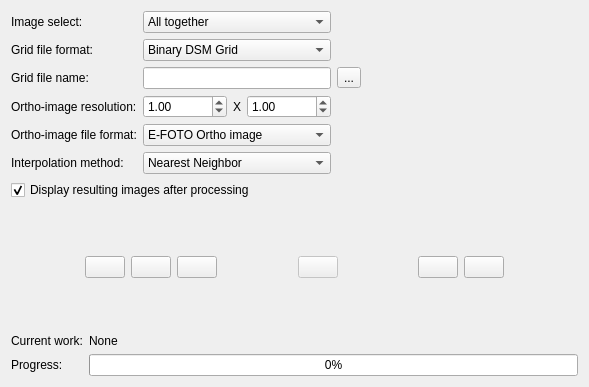
<?xml version="1.0" encoding="UTF-8"?>
<ui version="4.0">
 <class>OrthoForm</class>
 <widget class="QWidget" name="OrthoForm">
  <property name="geometry">
   <rect>
    <x>0</x>
    <y>0</y>
    <width>589</width>
    <height>387</height>
   </rect>
  </property>
  <property name="windowTitle">
   <string>Ortho-rectification</string>
  </property>
  <property name="windowIcon">
   <iconset resource="../resource/resource.qrc">
    <normaloff>:/icon/WindowIcon.png</normaloff>:/icon/WindowIcon.png</iconset>
  </property>
  <layout class="QGridLayout" name="gridLayout_2">
   <item row="0" column="0">
    <layout class="QGridLayout" name="gridLayout_3">
     <item row="0" column="0">
      <widget class="QLabel" name="label">
       <property name="text">
        <string>Image select:</string>
       </property>
      </widget>
     </item>
     <item row="0" column="1">
      <widget class="QComboBox" name="comboBox">
       <item>
        <property name="text">
         <string>All together</string>
        </property>
       </item>
       <item>
        <property name="text">
         <string>All individually</string>
        </property>
       </item>
      </widget>
     </item>
     <item row="0" column="2">
      <spacer name="horizontalSpacer">
       <property name="orientation">
        <enum>Qt::Horizontal</enum>
       </property>
       <property name="sizeHint" stdset="0">
        <size>
         <width>40</width>
         <height>20</height>
        </size>
       </property>
      </spacer>
     </item>
     <item row="1" column="0">
      <widget class="QLabel" name="label_30">
       <property name="text">
        <string>Grid file format:</string>
       </property>
      </widget>
     </item>
     <item row="1" column="1">
      <widget class="QComboBox" name="comboBox2">
       <property name="currentIndex">
        <number>0</number>
       </property>
       <item>
        <property name="text">
         <string>Binary DSM Grid</string>
        </property>
       </item>
       <item>
        <property name="text">
         <string>ASCII DSM Grid</string>
        </property>
       </item>
      </widget>
     </item>
     <item row="1" column="2">
      <spacer name="horizontalSpacer_2">
       <property name="orientation">
        <enum>Qt::Horizontal</enum>
       </property>
       <property name="sizeHint" stdset="0">
        <size>
         <width>40</width>
         <height>20</height>
        </size>
       </property>
      </spacer>
     </item>
     <item row="2" column="0">
      <widget class="QLabel" name="label_2">
       <property name="text">
        <string>Grid file name:</string>
       </property>
      </widget>
     </item>
     <item row="2" column="1">
      <widget class="QLineEdit" name="lineEdit">
       <property name="readOnly">
        <bool>true</bool>
       </property>
      </widget>
     </item>
     <item row="2" column="2">
      <widget class="QToolButton" name="loadDemButton">
       <property name="toolTip">
        <string>Load DEM</string>
       </property>
       <property name="text">
        <string>...</string>
       </property>
      </widget>
     </item>
     <item row="2" column="3">
      <spacer name="horizontalSpacer_3">
       <property name="orientation">
        <enum>Qt::Horizontal</enum>
       </property>
       <property name="sizeHint" stdset="0">
        <size>
         <width>40</width>
         <height>20</height>
        </size>
       </property>
      </spacer>
     </item>
     <item row="3" column="0">
      <widget class="QLabel" name="label_4">
       <property name="text">
        <string>Ortho-image resolution:</string>
       </property>
      </widget>
     </item>
     <item row="3" column="1">
      <layout class="QHBoxLayout" name="horizontalLayout">
       <item>
        <widget class="QDoubleSpinBox" name="doubleSpinBox1">
         <property name="minimum">
          <double>0.010000000000000</double>
         </property>
         <property name="maximum">
          <double>1000000.000000000000000</double>
         </property>
         <property name="value">
          <double>1.000000000000000</double>
         </property>
        </widget>
       </item>
       <item>
        <widget class="QLabel" name="label_5">
         <property name="text">
          <string>X</string>
         </property>
         <property name="alignment">
          <set>Qt::AlignCenter</set>
         </property>
        </widget>
       </item>
       <item>
        <widget class="QDoubleSpinBox" name="doubleSpinBox2">
         <property name="minimum">
          <double>0.010000000000000</double>
         </property>
         <property name="maximum">
          <double>1000000.000000000000000</double>
         </property>
         <property name="value">
          <double>1.000000000000000</double>
         </property>
        </widget>
       </item>
      </layout>
     </item>
     <item row="3" column="2">
      <spacer name="horizontalSpacer_7">
       <property name="orientation">
        <enum>Qt::Horizontal</enum>
       </property>
       <property name="sizeHint" stdset="0">
        <size>
         <width>40</width>
         <height>20</height>
        </size>
       </property>
      </spacer>
     </item>
     <item row="4" column="0">
      <widget class="QLabel" name="label_6">
       <property name="text">
        <string>Ortho-image file format:</string>
       </property>
      </widget>
     </item>
     <item row="4" column="1">
      <widget class="QComboBox" name="comboBox3">
       <item>
        <property name="text">
         <string>E-FOTO Ortho image</string>
        </property>
       </item>
       <item>
        <property name="text">
         <string>GeoTIFF</string>
        </property>
       </item>
      </widget>
     </item>
     <item row="4" column="2">
      <spacer name="horizontalSpacer_8">
       <property name="orientation">
        <enum>Qt::Horizontal</enum>
       </property>
       <property name="sizeHint" stdset="0">
        <size>
         <width>40</width>
         <height>20</height>
        </size>
       </property>
      </spacer>
     </item>
     <item row="5" column="0">
      <widget class="QLabel" name="label_8">
       <property name="text">
        <string>Interpolation method:</string>
       </property>
      </widget>
     </item>
     <item row="5" column="1">
      <widget class="QComboBox" name="comboBox4">
       <item>
        <property name="text">
         <string>Nearest Neighbor</string>
        </property>
       </item>
       <item>
        <property name="text">
         <string>Bilinear</string>
        </property>
       </item>
       <item>
        <property name="text">
         <string>Bicubic</string>
        </property>
       </item>
       <item>
        <property name="text">
         <string>Lagrange</string>
        </property>
       </item>
      </widget>
     </item>
     <item row="5" column="2">
      <spacer name="horizontalSpacer_9">
       <property name="orientation">
        <enum>Qt::Horizontal</enum>
       </property>
       <property name="sizeHint" stdset="0">
        <size>
         <width>40</width>
         <height>20</height>
        </size>
       </property>
      </spacer>
     </item>
    </layout>
   </item>
   <item row="1" column="0">
    <widget class="QCheckBox" name="checkBox">
     <property name="text">
      <string>Display resulting images after processing</string>
     </property>
     <property name="checked">
      <bool>true</bool>
     </property>
    </widget>
   </item>
   <item row="2" column="0">
    <spacer name="verticalSpacer">
     <property name="orientation">
      <enum>Qt::Vertical</enum>
     </property>
     <property name="sizeHint" stdset="0">
      <size>
       <width>566</width>
       <height>11</height>
      </size>
     </property>
    </spacer>
   </item>
   <item row="3" column="0">
    <layout class="QHBoxLayout" name="horizontalLayout_2">
     <item>
      <spacer name="horizontalSpacer_5">
       <property name="orientation">
        <enum>Qt::Horizontal</enum>
       </property>
       <property name="sizeHint" stdset="0">
        <size>
         <width>40</width>
         <height>20</height>
        </size>
       </property>
      </spacer>
     </item>
     <item>
      <widget class="QPushButton" name="orthoButton">
       <property name="toolTip">
        <string>Run ortho-rectification</string>
       </property>
       <property name="text">
        <string/>
       </property>
       <property name="icon">
        <iconset resource="../resource/resource.qrc">
         <normaloff>:/icon/ortho.png</normaloff>:/icon/ortho.png</iconset>
       </property>
       <property name="iconSize">
        <size>
         <width>30</width>
         <height>30</height>
        </size>
       </property>
      </widget>
     </item>
     <item>
      <widget class="QPushButton" name="orthoButtonGeoTiff">
       <property name="toolTip">
        <string>Run ortho-rectification and saving in GeoTIFF format</string>
       </property>
       <property name="text">
        <string/>
       </property>
       <property name="icon">
        <iconset resource="../resource/resource.qrc">
         <normaloff>:/icon/orthoTiff.png</normaloff>:/icon/orthoTiff.png</iconset>
       </property>
       <property name="iconSize">
        <size>
         <width>30</width>
         <height>30</height>
        </size>
       </property>
      </widget>
     </item>
     <item>
      <widget class="QPushButton" name="loadButton">
       <property name="toolTip">
        <string>Load ortho-rectification</string>
       </property>
       <property name="text">
        <string/>
       </property>
       <property name="icon">
        <iconset resource="../resource/resource.qrc">
         <normaloff>:/icon/fileopen.png</normaloff>:/icon/fileopen.png</iconset>
       </property>
       <property name="iconSize">
        <size>
         <width>30</width>
         <height>30</height>
        </size>
       </property>
      </widget>
     </item>
     <item>
      <spacer name="horizontalSpacer_4">
       <property name="orientation">
        <enum>Qt::Horizontal</enum>
       </property>
       <property name="sizeHint" stdset="0">
        <size>
         <width>40</width>
         <height>20</height>
        </size>
       </property>
      </spacer>
     </item>
     <item>
      <widget class="QPushButton" name="orthoQualityButton">
       <property name="enabled">
        <bool>false</bool>
       </property>
       <property name="toolTip">
        <string>Open Ortho-image Quality Tool</string>
       </property>
       <property name="text">
        <string/>
       </property>
       <property name="icon">
        <iconset resource="../resource/resource.qrc">
         <normaloff>:/icon/markIcon.png</normaloff>:/icon/markIcon.png</iconset>
       </property>
       <property name="iconSize">
        <size>
         <width>30</width>
         <height>30</height>
        </size>
       </property>
      </widget>
     </item>
     <item>
      <spacer name="horizontalSpacer_10">
       <property name="orientation">
        <enum>Qt::Horizontal</enum>
       </property>
       <property name="sizeHint" stdset="0">
        <size>
         <width>40</width>
         <height>20</height>
        </size>
       </property>
      </spacer>
     </item>
     <item>
      <widget class="QPushButton" name="abortButton">
       <property name="toolTip">
        <string>Abort current operation</string>
       </property>
       <property name="text">
        <string/>
       </property>
       <property name="icon">
        <iconset resource="../resource/resource.qrc">
         <normaloff>:/icon/abort.png</normaloff>:/icon/abort.png</iconset>
       </property>
       <property name="iconSize">
        <size>
         <width>30</width>
         <height>30</height>
        </size>
       </property>
      </widget>
     </item>
     <item>
      <widget class="QPushButton" name="doneButton">
       <property name="toolTip">
        <string>Exit / done</string>
       </property>
       <property name="text">
        <string/>
       </property>
       <property name="icon">
        <iconset resource="../resource/resource.qrc">
         <normaloff>:/icon/done.png</normaloff>:/icon/done.png</iconset>
       </property>
       <property name="iconSize">
        <size>
         <width>30</width>
         <height>30</height>
        </size>
       </property>
      </widget>
     </item>
     <item>
      <spacer name="horizontalSpacer_6">
       <property name="orientation">
        <enum>Qt::Horizontal</enum>
       </property>
       <property name="sizeHint" stdset="0">
        <size>
         <width>40</width>
         <height>20</height>
        </size>
       </property>
      </spacer>
     </item>
    </layout>
   </item>
   <item row="4" column="0">
    <spacer name="verticalSpacer_2">
     <property name="orientation">
      <enum>Qt::Vertical</enum>
     </property>
     <property name="sizeHint" stdset="0">
      <size>
       <width>20</width>
       <height>17</height>
      </size>
     </property>
    </spacer>
   </item>
   <item row="5" column="0">
    <layout class="QGridLayout" name="gridLayout">
     <item row="0" column="0">
      <widget class="QLabel" name="label_7">
       <property name="text">
        <string>Current work:</string>
       </property>
      </widget>
     </item>
     <item row="0" column="1">
      <widget class="QLabel" name="workLabel">
       <property name="text">
        <string>None</string>
       </property>
      </widget>
     </item>
     <item row="1" column="0">
      <widget class="QLabel" name="label_3">
       <property name="text">
        <string>Progress:</string>
       </property>
      </widget>
     </item>
     <item row="1" column="1">
      <widget class="QProgressBar" name="progressBar">
       <property name="value">
        <number>0</number>
       </property>
      </widget>
     </item>
    </layout>
   </item>
  </layout>
 </widget>
 <tabstops>
  <tabstop>comboBox</tabstop>
  <tabstop>comboBox2</tabstop>
  <tabstop>lineEdit</tabstop>
  <tabstop>loadDemButton</tabstop>
  <tabstop>doubleSpinBox1</tabstop>
  <tabstop>doubleSpinBox2</tabstop>
  <tabstop>comboBox3</tabstop>
  <tabstop>orthoButton</tabstop>
  <tabstop>abortButton</tabstop>
  <tabstop>doneButton</tabstop>
 </tabstops>
 <resources>
  <include location="../resource/resource.qrc"/>
 </resources>
 <connections/>
</ui>
